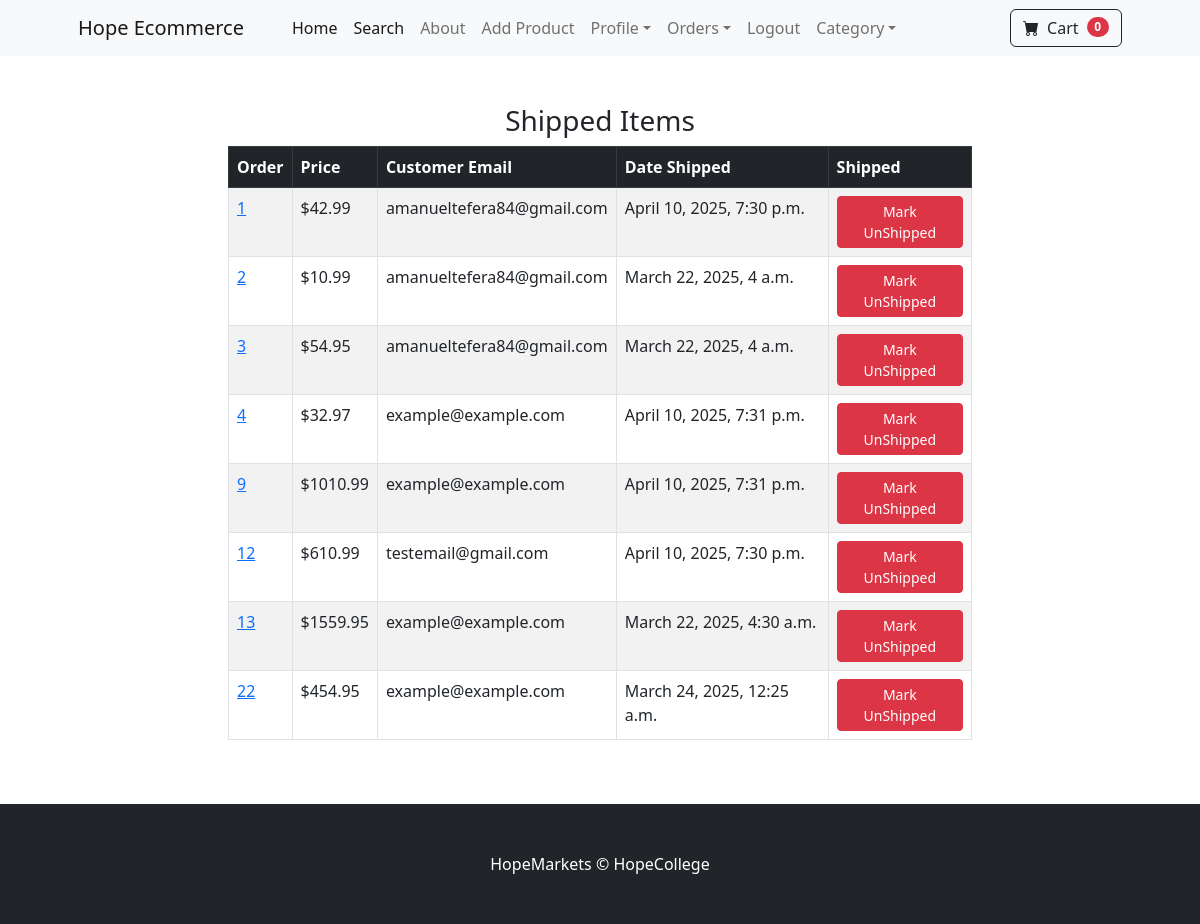
/payment/shipped_dash (signed in), run on an earlier commit of the app's database.
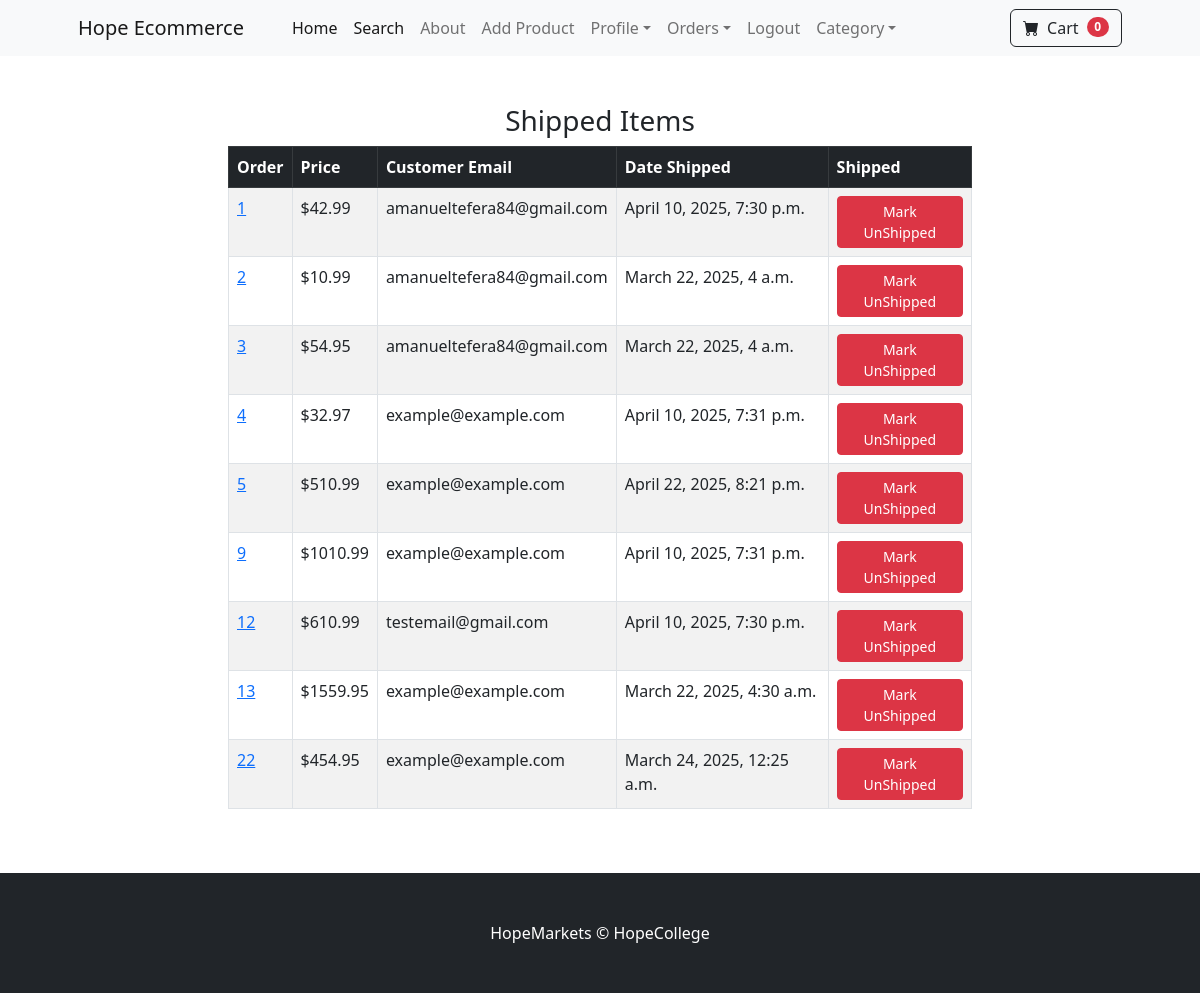
And on a later commit of the database.
### payment/models.py (models this page shows, shortened)
class Order(models.Model):
	user = models.ForeignKey(User, on_delete= models.CASCADE, null=True, blank=True)
	full_name = models.CharField(max_length=300)
	email = models.EmailField(max_length=300)
	shipping_address = models.TextField()
	amount_paid = models.DecimalField(max_digits=7, decimal_places=2)
	date_order = models.DateTimeField(auto_now_add=True)
	shipped = models.BooleanField(default=False)
	date_shipped = models.DateTimeField(blank=True, null=True)

### payment/views.py (the view, shortened to what this page needs)
# urls.py: path('shipped_dash', views.shipped_dash, name="shipped_dash"),
def shipped_dash(request):
	if request.user.is_authenticated and request.user.is_superuser:
		orders = Order.objects.filter(shipped=True)
		return render(request, "payment/shipped_dash.html", {"orders":orders})
	else:
		messages.success(request, "Access Denied")
		return redirect('home')

### cart/cart.py (called while the page is built)
    def __len__(self):
    	return len(self.cart)

### cart/context_processors.py (called while the page is built)
def cart(request):
	return {'cart': Cart(request)}

### payment/templates/payment/shipped_dash.html (shortened to what this page needs)
{% extends 'base.html' %}
{% block content %}
        <div class="container">
          <div class="row">
            <center>
              <div class="col-8">
                <br/><br/>
<h3>Shipped Items</h3>
<table class="table table-striped table-hover table-bordered">
  <thead class="table-dark">
    <tr>
      <th scope="col">Order</th>
      <th scope="col">Price</th>
      <th scope="col">Customer Email</th>
      <th scope="col">Date Shipped</th>
      <th scope="col">Shipped</th>
    </tr>
  </thead>
  <tbody>
    {% for item in orders %}
    <tr>
      <td><a href="{% url 'orders' item.id %}">{{ item.id }}</a></td>
      <td>${{ item.amount_paid }}</td>
      <td>{{ item.email }}</td>
      <td>{{ item.date_shipped }}</td>
       <td>
        <form method="POST">
          <button type="Submit" class="btn btn-danger btn-sm">Mark UnShipped</button>
        </form>
      </td>
    </tr>
    {% endfor %}
  </tbody>
</table>
<br/><br/>
              </div>
            </center>
          </div>
        </div>
{% endblock %}

What changed in the data, as far as the page shows it:
now on this page (row edited): Order: id "5", amount_paid "510.99", email "example@example.com", date_shipped "April 22, 2025, 8:21 p.m."
